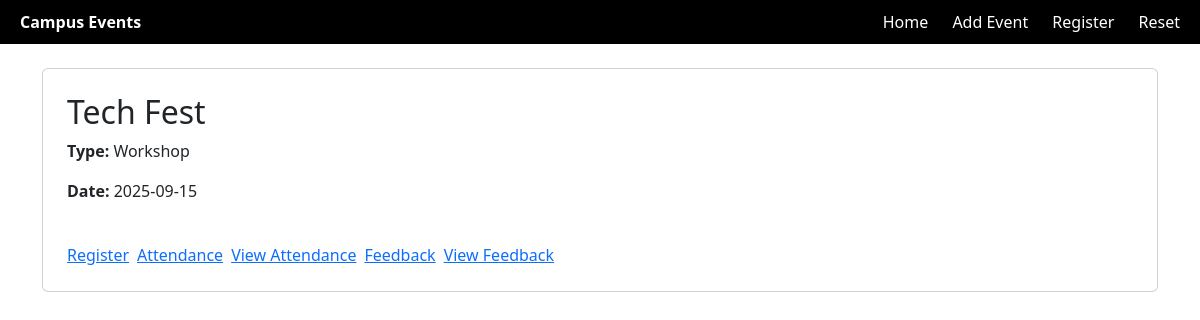
Screenshot of /event/1 with the database file from the repository.
### tables this page shows
CREATE TABLE Events (
                        event_id INTEGER PRIMARY KEY AUTOINCREMENT,
                        title TEXT NOT NULL,
                        type TEXT NOT NULL,
                        date TEXT NOT NULL,
                        college_id INTEGER,
                        FOREIGN KEY (college_id) REFERENCES Colleges(college_id)
                    );

### app.py (the view)
@app.route("/event/<int:event_id>")
def event_detail(event_id):
    conn = sqlite3.connect(DATABASE)
    cursor = conn.cursor()
    cursor.execute("SELECT event_id, title, type, date FROM Events WHERE event_id = ?", (event_id,))
    event = cursor.fetchone()
    conn.close()
    if event:
        return render_template("event_detail.html", event=event)
    else:
        flash("Event not found.", "danger")
        return redirect(url_for("home"))

### templates/event_detail.html (shortened to what this page needs)
{% extends "base.html" %}
{% block content %}
<div class="card p-4">
    <h2>{{ event[1] }}</h2>
    <p><strong>Type:</strong> {{ event[2] }}</p>
    <p><strong>Date:</strong> {{ event[3] }}</p>
    <div class="mt-4 d-flex gap-2 flex-wrap">
        <a href="/register/{{ event[0] }}" class="btn-clickable">Register</a>
        <a href="/attendance/{{ event[0] }}" class="btn-clickable">Attendance</a>
        <a href="/view_attendance/{{ event[0] }}" class="btn-clickable">View Attendance</a>
        <a href="/feedback/{{ event[0] }}" class="btn-clickable">Feedback</a>
        <a href="/view_feedback/{{ event[0] }}" class="btn-clickable">View Feedback</a>
    </div>
</div>
{% endblock %}

### rows the page displays
Events: title "Tech Fest", type "Workshop", date "2025-09-15"
